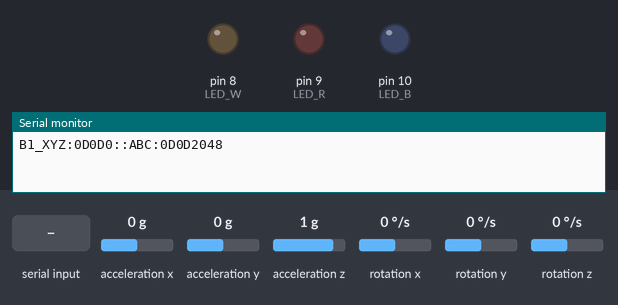
Bench run of a sketch on a simulated Arduino Nano, built with avr-gcc and run on an emulated ATmega328P. Shown: output pins drawn as LEDs (lit = HIGH), the last lines printed to the serial monitor. Wiring (inferred from the names in the program): MPU-6050 motion sensor at I2C address 0x68. Inputs (shaded band) come from the test bench; at power-on: acceleration x 0 g, acceleration y 0 g, acceleration z 1 g, rotation x 0 °/s, rotation y 0 °/s, rotation z 0 °/s.

Above: at 1.5 s.
1.6 s: "B" received over Serial
At 2.1 s:
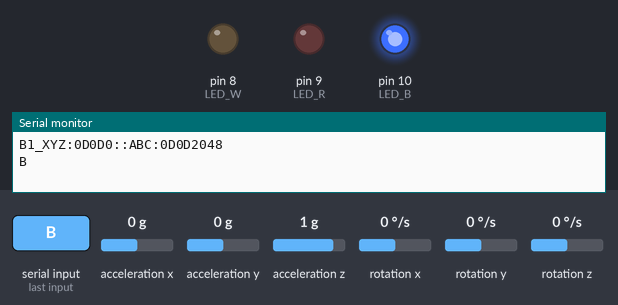
3.3 s: "R" received over Serial
At 4.5 s:
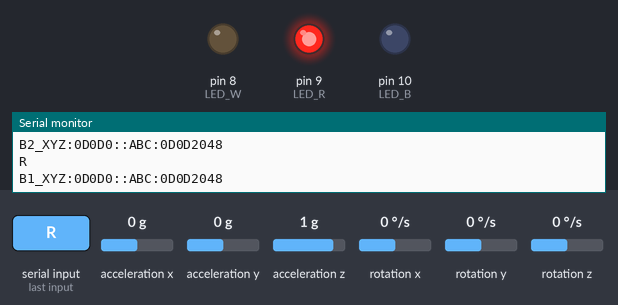
4.8 s: "W" received over Serial
At 6.1 s:
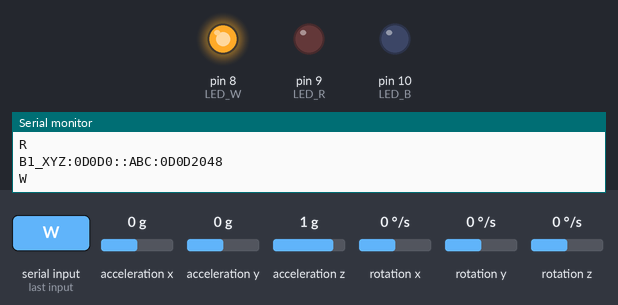
Timing chart, 0 to 7.8 s (numbered marks = the images above; inputs shaded):
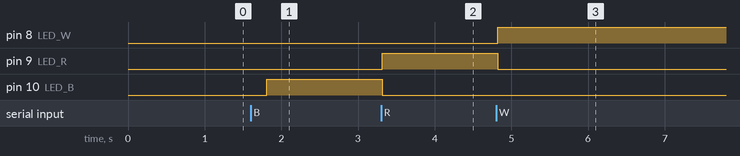

The sketch:

essai_simulation_2en1.ino
```cpp
//Java Arduino nano et MPU-6050

#include <Wire.h>

/*Constantes identifiant les LED*/

#define LED_W     8
#define LED_R     9
#define LED_B     10

/*MPU-6000 I2C address is 0x68(104)*/
#define Addr 0x68

/*Buffeur de reception de données*/
char dataRecvL[2];

/*Declaration data to send*/
char coordonnee[100];
char oldCoordonnee[100];
int x,y,z,a,b,c;
const char b1[3]="B1";
const char b2[3]="B2";
char idBall[3];
int i=0;

void setup()
{
  pinMode(LED_W, OUTPUT);
  pinMode(LED_B, OUTPUT);
  pinMode(LED_R, OUTPUT);

  // Initialise I2C communication as Master
  Wire.begin();
  // Initialise serial communication, set baud rate = 9600
  Serial.begin(9600);

  // Start I2C transmission
  Wire.beginTransmission(Addr);
  // Select gyroscope configuration register
  Wire.write(0x1B);
  // Full scale range = 2000 dps
  Wire.write(0x18);
  // Stop I2C transmission
  Wire.endTransmission();

  // Start I2C transmission
  Wire.beginTransmission(Addr);
  // Select accelerometer configuration register
  Wire.write(0x1C);
  // Full scale range = +/-16g
  Wire.write(0x18);
  // Stop I2C transmission
  Wire.endTransmission();

  // Start I2C transmission
  Wire.beginTransmission(Addr);
  // Select power management register
  Wire.write(0x6B);
  // PLL with xGyro reference
  Wire.write(0x01);
  // Stop I2C transmission
  Wire.endTransmission();
  delay(300);
}

//define format data
void getInputs(){
    sprintf(coordonnee, "%s_XYZ:%dD%dD%d::ABC:%dD%dD%d",
        idBall,
        x,
        y,
        z,
        a,
        b,
        c
    );
}

void loop()
{
  unsigned int data[6];

  // Start I2C transmission
  Wire.beginTransmission(Addr);
  // Select data register
  Wire.write(0x3B);
  // Stop I2C transmission
  Wire.endTransmission();

  // Request 6 bytes of data
  Wire.requestFrom(Addr, 6);

  // Read 6 byte of data
  if(Wire.available() == 6)
  {
    data[0] = Wire.read();
    data[1] = Wire.read();
    data[2] = Wire.read();
    data[3] = Wire.read();
    data[4] = Wire.read();
    data[5] = Wire.read();
  }

  // Convert the data
  int xAccl = data[0] * 256 + data[1];
  int yAccl = data[2] * 256 + data[3];
  int zAccl = data[4] * 256 + data[5];

  // Start I2C transmission
  Wire.beginTransmission(Addr);
  // Select data register
  Wire.write(0x43);
  // Stop I2C transmission
  Wire.endTransmission();

  // Request 6 bytes of data
  Wire.requestFrom(Addr, 6);

  // Read 6 byte of data
  if(Wire.available() == 6)
  {
    data[0] = Wire.read();
    data[1] = Wire.read();
    data[2] = Wire.read();
    data[3] = Wire.read();
    data[4] = Wire.read();
    data[5] = Wire.read();
  }
  // Convert the data
  int xGyro = data[0] * 256 + data[1];
  int yGyro = data[2] * 256 + data[3];
  int zGyro = data[4] * 256 + data[5];

  //BAll ID
  if(i<4){
    idBall[0] = 'B';
    idBall[1] = '1';
    idBall[2] = '\0';
    i++;
  }
  else{
    idBall[0] = 'B';
    idBall[1] = '2';
    idBall[2] = '\0';
    i++;
  }
  if(i>=8)
    i=0;

  // Output data to serial monitor
  x=xGyro;
  y=yGyro;
  z=zGyro;
  a=xAccl;
  b=yAccl;
  c=zAccl;
  getInputs();
  if( strcmp(coordonnee, oldCoordonnee) != 0){
     strcpy(oldCoordonnee, coordonnee);
     Serial.println(coordonnee);
  }
  delay(500);

  /*reception of data and ignition of the led*/
  if(Serial.available()){

    dataRecvL[0] = Serial.read();
    dataRecvL[1]= 0;

    if(strcmp(dataRecvL,"B")==0){
        Serial.println(dataRecvL);
        digitalWrite(LED_R, LOW);
        digitalWrite(LED_W, LOW);
        digitalWrite(LED_B, HIGH);
    }
    if(strcmp(dataRecvL,"R")==0){
        Serial.println(dataRecvL);
        digitalWrite(LED_B, LOW);
        digitalWrite(LED_W, LOW);
        digitalWrite(LED_R, HIGH);
    }
    if(strcmp(dataRecvL,"W")==0){
        Serial.println(dataRecvL);
        digitalWrite(LED_B, LOW);
        digitalWrite(LED_R, LOW);
        digitalWrite(LED_W, HIGH);
    }
  }
}
```

Measured:
- after the input at 1.6 s, pin 10 (LED_B): LOW → HIGH after 0.21 s
- after the input at 3.3 s, pin 9 (LED_R): LOW → HIGH at once; pin 10 (LED_B): HIGH → LOW at once
- after the input at 4.8 s, pin 8 (LED_W): LOW → HIGH at once; pin 9 (LED_R): HIGH → LOW at once
